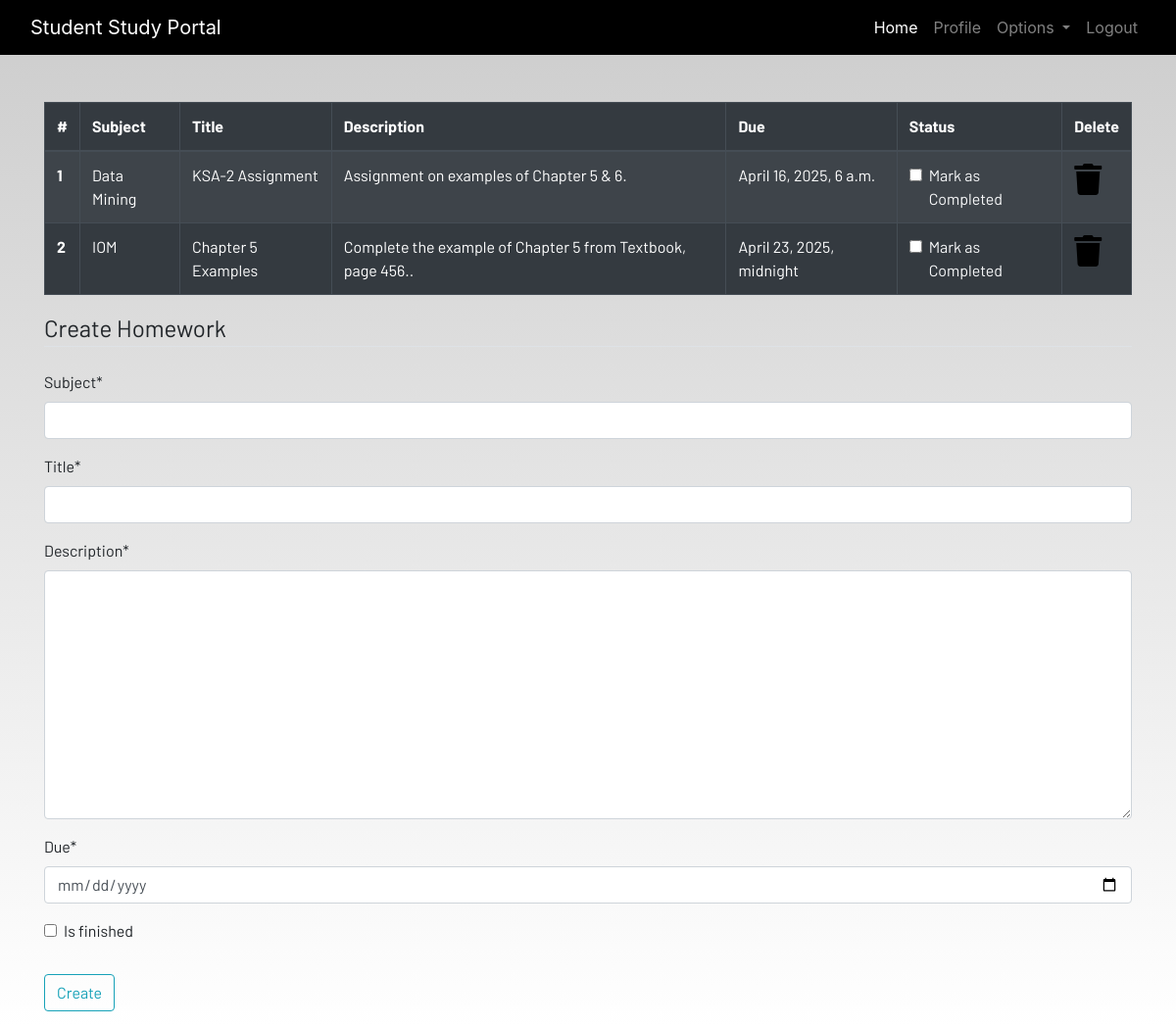
/homework (signed in), run on an earlier commit of the app's database.
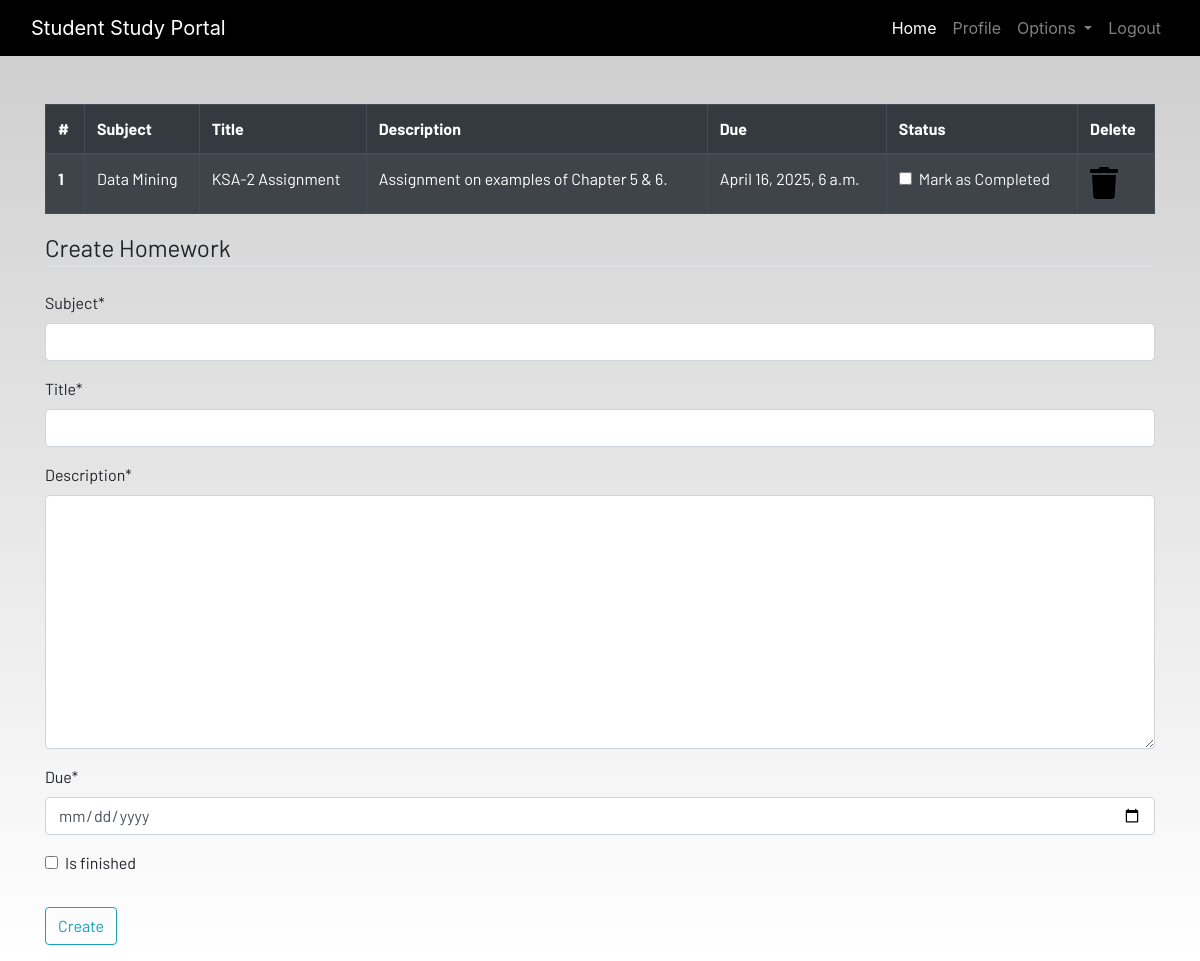
And on a later commit of the database.
### dashboard/models.py (models this page shows, shortened)
class Homework(models.Model):
    user = models.ForeignKey(User,on_delete=models.CASCADE)
    subject = models.CharField(max_length=50)
    title = models.CharField(max_length=100)
    description = models.TextField()
    due = models.DateTimeField()
    is_finished = models.BooleanField(default=False)

### dashboard/views.py (the view)
# urls.py: path("homework", views.homework, name="homework"),
@login_required
def homework(request):
    if request.method == "POST":
        form = HomeworkForm(request.POST)
        if form.is_valid():
            try:
                finished = request.POST["is_finished"]
                if finished == "on":
                    finished = True
                else:
                    finished = False
            except:
                finished = False
            homeworks = Homework(
                user=request.user,
                subject=request.POST["subject"],
                title=request.POST["title"],
                description=request.POST["description"],
                due=request.POST["due"],
                is_finished=finished,
            )
            homeworks.save()
            messages.success(request, f"Homework Added from {request.user.username}!!")
    else:
        form = HomeworkForm()
    homework = Homework.objects.filter(user=request.user)
    if len(homework) == 0:
        homework_done = True
    else:
        homework_done = False
    context = {"homeworks": homework, "homeworks_done": homework_done, "form": form}
    return render(request, "dashboard/homework.html", context)

### dashboard/forms.py
class HomeworkForm(forms.ModelForm):
    class Meta:
        model = Homework
        widgets = {'due':DateInput()}
        fields = ['subject','title','description','due','is_finished']

### dashboard/templates/dashboard/homework.html (shortened to what this page needs)
{% extends 'dashboard/base.html' %}
{% load static %}
{% load crispy_forms_tags %}
{% block content %}
<div class="container">
    {% if not homework_done %}
    <table class="table table-striped table-bordered table-hover table-dark">
        <thead>
            <tr>
                <th scope="col">#</th>
                <th scope="col">Subject</th>
                <th scope="col">Title</th>
                <th scope="col">Description</th>
                <th scope="col">Due</th>
                <th scope="col">Status</th>
                <th scope="col">Delete</th>
            </tr>
        </thead>
        <tbody>
            {% for homework in homeworks %}
            <tr>
                <th scope="row">{{forloop.counter}}</th>
                <td>{{homework.subject}}</td>
                <td>{{homework.title}}</td>
                <td>{{homework.description}}</td>
                <td>{{homework.due}}</td>
                <td>
                    <a href="{% url 'update-homework' homework.id %}">
                        <div class="form-check">
                            {% if homework.is_finished == True %}
                            <input class="form-check-input" type="checkbox" value="" checked>
                            {% else %}
                            <input class="form-check-input" type="checkbox" value="">
                            {% endif %}
                            <label class="form-check-label text-light" for="flexCheckDefault">
                                Mark as Completed
                            </label>
                        </div>
                    </a>
                </td>
                <td><a href="{% url 'delete-homework' homework.id %}"><i class="fa fa-trash fa-2x"></i></a></td>
            </tr>
            {% endfor %}
        </tbody>
    </table>
    {% else %}
    <h4>All homeworks are completed!! Create to have more!!</h4>
{% endif %}
</div>
<div class=" container">
    <form method="POST">
        <fieldset class="form-group">
            <legend class="border-bottom mb-4">Create Homework</legend>
            {{form|crispy}}
        </fieldset>
        <div class="form-group">
            <button href="" class="btn btn-outline-info" type="submit">
                Create
            </button>
        </div>
    </form>
</div>
{% endblock content %}

### dashboard/templates/dashboard/base.html (shortened to what this page needs)
<!DOCTYPE html>
{% load static %}
<html lang="en">
<head>
  <link rel="stylesheet" href="https://stackpath.bootstrapcdn.com/bootstrap/4.3.1/css/bootstrap.min.css"
 />
  <link rel="stylesheet" href="https://use.fontawesome.com/releases/v5.7.2/css/all.css"
 />
  <link rel="stylesheet" href="{% static 'css/main.css' %}" />
</head>
<body>
  <header>
    <nav class="navbar navbar-expand-lg navbar-dark bg-dark">
      <div class="container-fluid">
        <a class="navbar-brand" href="{% url 'home' %}">Student Study Portal</a>
        <div class="collapse navbar-collapse justify-content-end" id="navbarSupportedContent">
          <ul class="navbar-nav mb-2 mb-lg-0">
            <li class="nav-item">
              <a class="nav-link active" aria-current="page" href="{% url 'home' %}">Home</a>
            </li>
            {% if user.is_authenticated %}
            <li class="nav-item">
              <a class="nav-link" href="{% url 'profile' %}">Profile</a>
            </li>
            <li class="nav-item dropdown">
              <a class="nav-link dropdown-toggle" href="#" id="navbarDropdown" role="button" data-toggle="dropdown"
                aria-haspopup="true" aria-expanded="false">
                Options
              </a>
            </li>
            <li class="nav-item">
              <a class="nav-link" href="{% url 'logout' %}">Logout</a>
            </li>
            {% endif %}
          </ul>
        </div>
      </div>
    </nav>
  </header>
  <br /><br />
  <main>
    {% block content %}
    {% endblock content %}
  </main>
</body>
</html>

### static/css/main.css (style rules this page uses)
html { scroll-behavior: smooth; height: 100%; width: 100%; }
main { font-family: Barlow, Quicksand, Rubik, sans-serif, serif, 'Times New Roman', Times, serif !important; }
.navbar { background-color: rgb(0, 0, 0) !important; }
a { text-decoration: none !important; color: black; }
html, body { max-width: 100%; overflow-x: hidden; height: 100%; width: 100%; }
body { background: linear-gradient(rgba(0, 0, 0, 0.2), rgba(255, 255, 255, 0.5)); overflow-x: hidden; background-repeat: no-repeat; }
.fa { color: black; }

What changed in the data, as far as the page shows it:
removed Homework: subject "IOM", title "Chapter 5 Examples", description "Complete the example of Chapter 5 from Textbook, page 456..", due "April 23, 2025, midnight"
